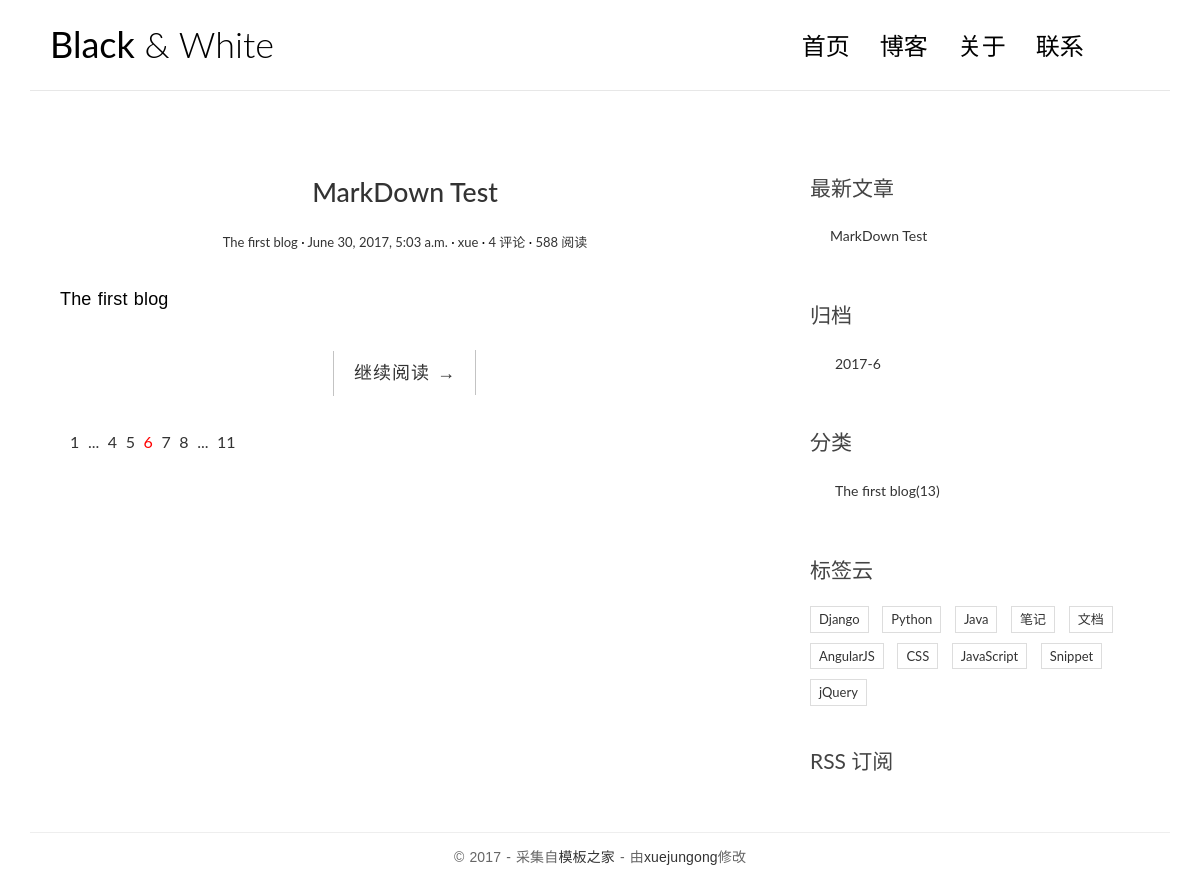
The app's page /, older data.
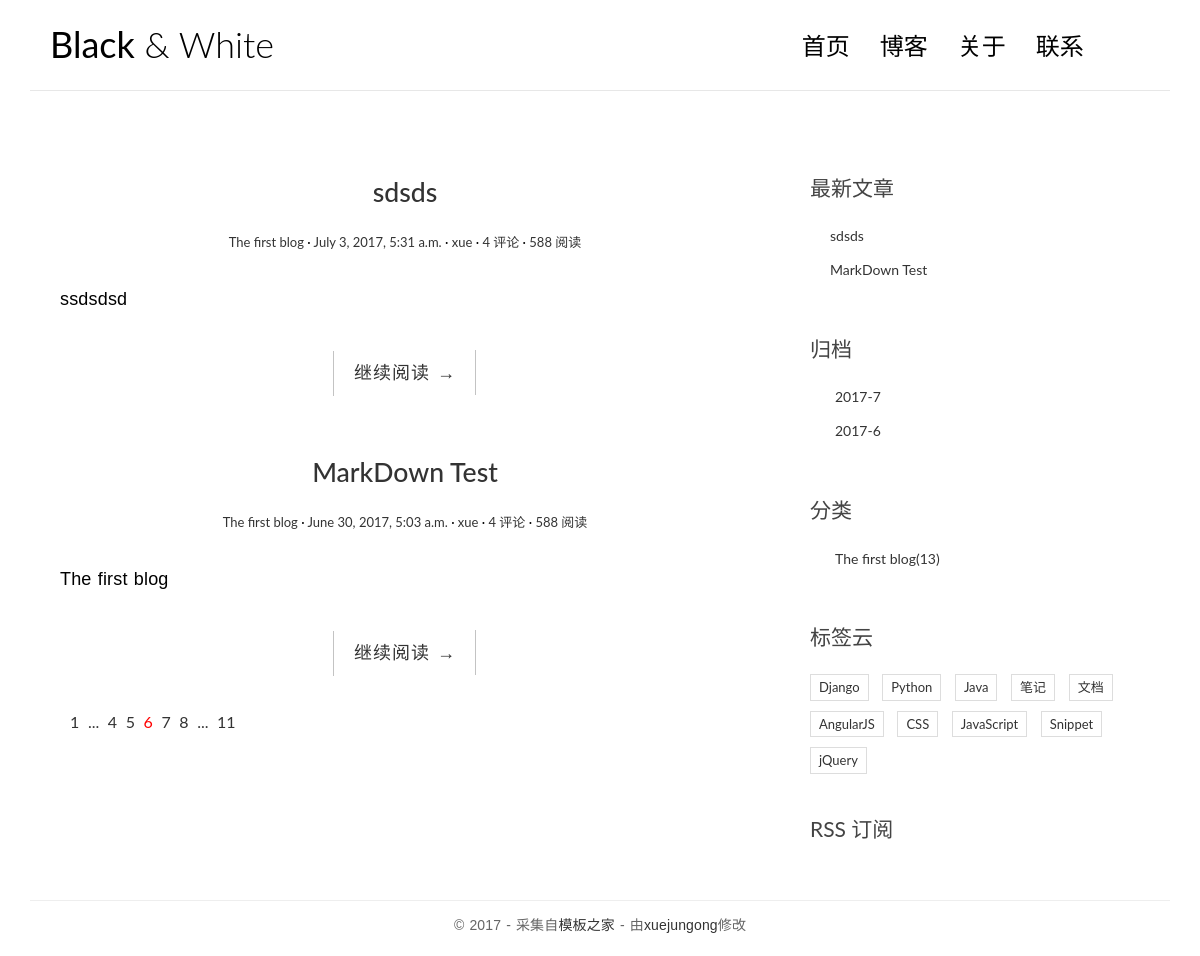
The same page, newer data.
### blog/models.py (models this page shows, shortened)
class Post(models.Model):
	title = models.CharField(max_length=70)
	body = models.TextField()
	created_time = models.DateTimeField()
	modified_time = models.DateTimeField()
	excerpt = models.CharField(max_length=200, blank=True)
	category = models.ForeignKey(Category)
	tags = models.ManyToManyField(Tag, blank=True)
	author = models.ForeignKey(User)
	def __unicode__(self):
                return self.title
	def get_absolute_url(self):
		return reverse('blog:detail', kwargs={'pk':self.pk})

class Category(models.Model):
	name = models.CharField(max_length=100)

### blog/views.py (the view)
# urls.py: url(r'^$', views.index, name='index'),
def index(request):
	post_list = Post.objects.all().order_by('-created_time')
	return render(request, 'blog/index.html', context={
			'post_list': post_list
	})

### blog/templatetags/blog_tags.py (called while the page is built)
@register.simple_tag
def get_recent_posts(num=5):
    return Post.objects.all().order_by('-created_time')[:num]

@register.simple_tag
def archives():
    return Post.objects.dates('created_time', 'month', order='DESC')

@register.simple_tag
def get_categories():
    return Category.objects.all()
    return Post.objects.all().order_by('-created_time')[:num]

### templates/blog/index.html
{% extends 'base.html' %}
{% load staticfiles %}
{% block main %}
    {% for post in post_list %}
        <article class="post post-{{ post_list }}">
            <header class="entry-header">
                <h1 class="entry-title">
                <a href="{{ post.get_absolute_url }}">{{ post.title }}</a>
                </h1>
                <div class="entry-meta">
                    <span class="post-category"><a href="#">{{ post.category.name }}</a></span>
           	    <span class="post-date"><a href="#"><time class="entry-date"
                                                                      datetime="{{ post.created_time }}">{{ post.created_time }}</time></a></span>
            	    <span class="post-author"><a href="#">{{ post.author }}</a></span>
            	    <span class="comments-link"><a href="#">4 评论</a></span>
                    <span class="views-count"><a href="#">588 阅读</a></span>
                </div>
            </header>
            <div class="entry-content clearfix">
                <p>{{ post.excerpt }}</p>
                <div class="read-more cl-effect-14">
                    <a href="{{ post.get_absolute_url }}" class="more-link">继续阅读 <span class="meta-nav">→</span></a>
                </div>
            </div>
        </article>
    {% empty %}
        <div class="no-post">There is nothing yet!!</div>
    {% endfor %}
    <div class="pagination">
        <ul>
            <li><a href="">1</a></li>
            <li><a href="">...</a></li>
            <li><a href="">4</a></li>
            <li><a href="">5</a></li>
            <li class="current"><a href="">6</a></li>
            <li><a href="">7</a></li>
            <li><a href="">8</a></li>
            <li><a href="">...</a></li>
            <li><a href="">11</a></li>
        </ul>
    </div>
{% endblock main %}

### templates/base.html (shortened to what the changed rows need)
{% load staticfiles %}
{% load blog_tags %}
<!DOCTYPE html>
<html>
<head>
    <link rel="stylesheet" href="{% static 'blog/css/bootstrap.min.css' %}">
    <link rel="stylesheet" href="http://code.ionicframework.com/ionicons/2.0.1/css/ionicons.min.css">
    <link rel="stylesheet" href="{% static 'blog/css/pace.css' %}">
    <link rel="stylesheet" href="{% static 'blog/css/custom.css' %}">
    <link rel="stylesheet" href="{% static 'blog/css/highlights/github.css' %}">
    <link rel="stylesheet" href="{% static 'blog/css/highlights/github.css' %}">
</head>
<body>
<div class="container">
    <header id="site-header">
        <div class="row">
            <div class="col-md-4 col-sm-5 col-xs-8">
                <div class="logo">
                    <h1><a href="index.html"><b>Black</b> &amp; White</a></h1>
                </div>
            </div>
        </div>
    </header>
</div>
<div class="content-body">
    <div class="container">
        <div class="row">
            <main class="col-md-8">
               {% block main %}
               {% endblock main %}
            </main>
            <aside class="col-md-4">
                <div class="widget widget-recent-posts">
		    {% get_recent_posts as recent_post_list %}
                    <ul>
			{% for post in recent_post_list %}
                        <li>
                            <a href="{{ post.get_absolute_url }}">{{ post.title }}</a>
                        </li>
			{% empty %}
			    There is nothong!!
			{% endfor %}
                    </ul>
                </div>
                <div class="widget widget-archives">
                    {% archives as date_list %}
		    <ul>
			{% for date in date_list %}
                        <li>
                            <a href="{% url 'blog:archives' date.year date.month %}">{{ date.year }}-{{ date.month }}</a>
                        </li>
			{% empty %}
			    There is nothing!!
			{% endfor %}
                    </ul>
                </div>
                <div class="widget widget-category">
		    {% get_categories as category_list %}
                    <ul>
			{% for category in category_list %}
                        <li>
                            <a href="{% url 'blog:category' category.pk %}">{{ category.name }}<span class="post-count">(13)</span></a>
                        </li>
                        {% empty %}
                            There is nothing!!
                        {% endfor %}
                    </ul>
                </div>
            </aside>
        </div>
    </div>
</div>
</body>
</html>

Row changes from the older to the newer data that the page shows:
added Post: title "sdsds", category.name "The first blog", created_time "July 3, 2017, 5:31 a.m.", author "xue", excerpt "ssdsdsd"
Text that changed along with them:
new list line: "2017 - 7"
